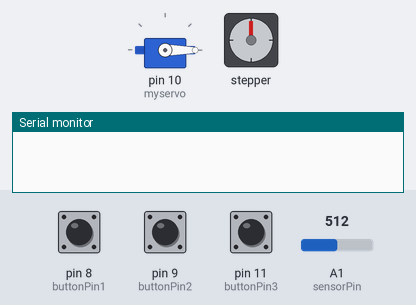
Bench run of a sketch on a simulated Arduino Uno, built with avr-gcc and run on an emulated ATmega328P. On the bench: servo, stepper motor, the last lines printed to the serial monitor. Inputs (shaded band) come from the test bench; at power-on: pin 8 (buttonPin1) LOW, pin 9 (buttonPin2) LOW, pin 11 (buttonPin3) LOW, A1 (sensorPin) = 512. Stepper angles assume 200 steps per turn.

Above: at 1.2 s.
1.3 s: pin 8 (buttonPin1) pulled HIGH for 0.15 s
At 1.83 s:
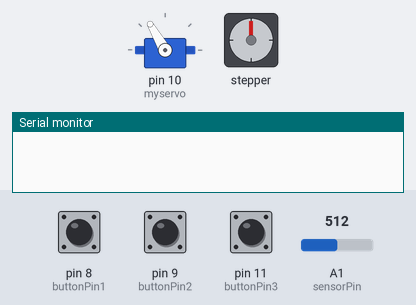
At 2.34 s:
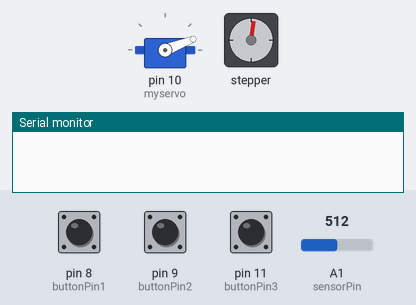
4.3 s: pin 9 (buttonPin2) pulled HIGH for 0.15 s
At 4.75 s:
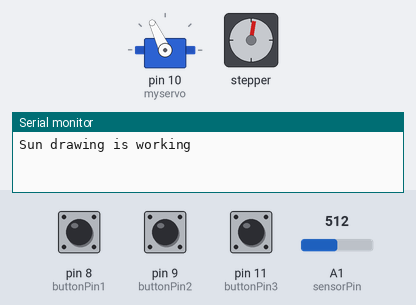
Timing chart, 0 to 16.3 s (numbered marks = the images above; inputs shaded):
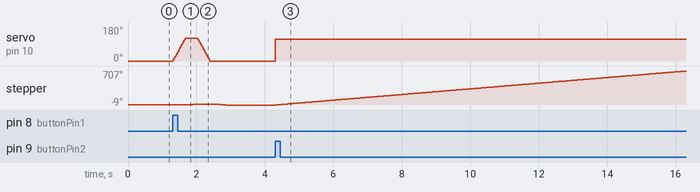

Measured:
- after the input at 4.3 s, servo on pin 10 (myservo): 0° → 115° at once, → 114° 6.0 s later; stepper: keeps turning clockwise at about 60°/s, starting at once

The sketch:

drawing_machine.ino
```cpp
#include <Wire.h>
#include <Adafruit_MotorShield.h>

// Create the motor shield object with the default I2C address
Adafruit_MotorShield AFMS = Adafruit_MotorShield();
// Or, create it with a different I2C address (say for stacking)
// Adafruit_MotorShield AFMS = Adafruit_MotorShield(0x61);

// Connect a stepper motor with 200 steps per revolution (1.8 degree)
// to motor port #2 (M3 and M4)
Adafruit_StepperMotor *myMotor = AFMS.getStepper(200, 2);
#include <Servo.h>

Servo myservo;  // create servo object to control a servo
// twelve servo objects can be created on most boards
int buttonPin1 = 8;
int buttonPin2 = 9;
int buttonPin3 = 11;
int buttonState1 = 0;
int buttonState2 = 0;
int buttonState3 = 0;
int sensorPin = A1;
int sensorValue = 0;
int outputValue = 0;
int Distance = 0;


int pos = 0;
int pos2 = 115;
int pos3 = 87;
// variable to store the servo position

void setup() {
  myservo.attach(10);  // attaches the servo on pin 9 to the servo object
  AFMS.begin();  // create with the default frequency 1.6KHz
  //AFMS.begin(1000);  // OR with a different frequency, say 1KHz
  pinMode(buttonPin1, INPUT);
  pinMode(buttonPin2, INPUT);
  pinMode(buttonPin3, INPUT);
  myservo.write(pos);
  Serial.begin(9600);
  myMotor->setSpeed(10);  // 10 rpm
}

void loop() {
  buttonState1 = digitalRead(buttonPin1);
  buttonState2 = digitalRead(buttonPin2);
  buttonState3 = digitalRead(buttonPin3);
  sensorValue = analogRead(sensorPin);
  outputValue = map(sensorValue, 0, 1023, 0, 255);

  if (buttonState1 == HIGH) {

    for (pos = 0; pos <= 120; pos += 1) { // goes from 0 degrees to 180 degrees
      // in steps of 1 degree
      myservo.write(pos);              // tell servo to go to position in variable 'pos'
      delay(3);                       // waits 15ms for the servo to reach the position
    }
    delay(200);
    myMotor->step(5, FORWARD, DOUBLE);

    for (pos = 120; pos >= 0; pos -= 1) { // goes from 180 degrees to 0 degrees
      myservo.write(pos);              // tell servo to go to position in variable 'pos'
      delay(3);                       // waits 15ms for the servo to reach the position
    }
    delay(200);
    myMotor->step(10, BACKWARD, DOUBLE);
    Serial.println("Sun drawing is working");
  }
  else if (buttonState2 == HIGH) {
    myservo.write(pos2);
    for (pos2 = 115; pos2 >= 90; pos2 -= 1) { // goes from 0 degrees to 180 degrees
      // in steps of 1 degree
      myservo.write(pos2);              // tell servo to go to position in variable 'pos'
      delay(3);
      myMotor->step(200, FORWARD, DOUBLE);
      Serial.println("kowar is working");

    }
    Serial.println("Stop");

  }
  else if (buttonState3 == HIGH) {

    // BUTTON NOT WORKING SO REMOVED FROM FINAL CODE
    //     myservo.write(pos3);

    //   myMotor->step(100, FORWARD, DOUBLE);
    //   for (pos3 = 70; pos3 >= 40; pos3 -= 1) {
    //      myservo.write(pos3);              // tell servo to go to position in variable 'pos'
    //      delay(5);
    //   }
    //    for (pos3 = 40; pos3 <= 70; pos3 += 1) { // goes from 180 degrees to 0 degrees
    //    myservo.write(pos3);              // tell servo to go to position in variable 'pos'
    //    delay(15);
    //    }
    //    for (pos3 = 90; pos3 >= 0; pos3 -=1) {
    //      myservo.write(pos3);
    //      delay(5);
    //    }
    //   delay(200);
    //      myMotor->step(100, FORWARD, DOUBLE);
    //      Serial.println("Saturn Drawing");
    //
  }

  else if (outputValue >= 200) {
    myservo.write(pos3);
    myMotor->step(100, FORWARD, DOUBLE);
    for (pos3 = 87; pos3 <= 120; pos3 += 1) {
      myservo.write(pos3);              // tell servo to go to position in variable 'pos'
      delay(5);
    }
    for (pos3 = 120; pos3 >= 60; pos3 -= 1) { // goes from 180 degrees to 0 degrees
      myservo.write(pos3);              // tell servo to go to position in variable 'pos'
      delay(5);
    }
    for (pos3 = 60; pos3 <= 87; pos3 += 1) { // goes from 180 degrees to 0 degrees
      myservo.write(pos3);              // tell servo to go to position in variable 'pos'
      delay(5);
    }


  }
}
```
